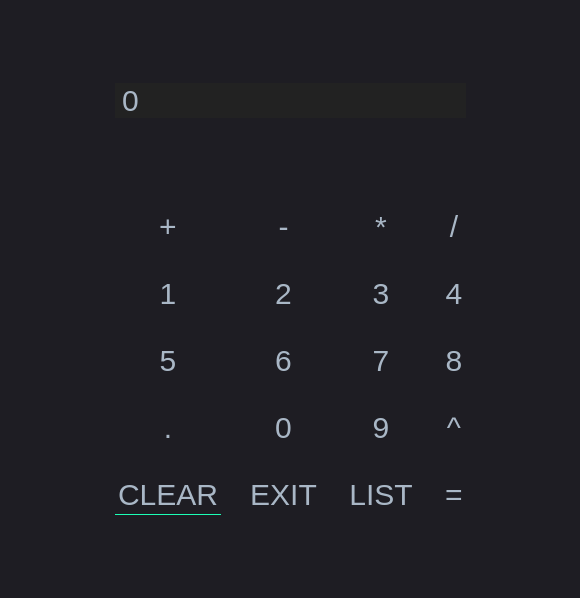
<?xml version="1.0" encoding="UTF-8"?>
<ui version="4.0">
 <class>QtCalc</class>
 <widget class="QDialog" name="QtCalc">
  <property name="geometry">
   <rect>
    <x>0</x>
    <y>0</y>
    <width>580</width>
    <height>598</height>
   </rect>
  </property>
  <property name="windowTitle">
   <string>QtCalc</string>
  </property>
  <property name="styleSheet">
   <string notr="true">/*
Material Dark Style Sheet for QT Applications
Author: Jaime A. Quiroga P.
Inspired on https://github.com/jxfwinter/qt-material-stylesheet
Company: GTRONICK
Last updated: 04/12/2018, 15:00.
Available at: https://github.com/GTRONICK/QSS/blob/master/MaterialDark.qss
*/

* {
font-size: 30px;
margin: 10%;
}

QMainWindow {
	background-color:#1e1d23;
}
QDialog {
	background-color:#1e1d23;
}
QColorDialog {
	background-color:#1e1d23;
}
QTextEdit {
	background-color:#1e1d23;
	color: #a9b7c6;
}
QPlainTextEdit {
	selection-background-color:#007b50;
	background-color:#1e1d23;
	border-style: solid;
	border-top-color: transparent;
	border-right-color: transparent;
	border-left-color: transparent;
	border-bottom-color: transparent;
	border-width: 1px;
	color: #a9b7c6;
}
QPushButton{
	border-style: solid;
	border-top-color: transparent;
	border-right-color: transparent;
	border-left-color: transparent;
	border-bottom-color: transparent;
	border-width: 1px;
	border-style: solid;
	color: #a9b7c6;
	padding: 2px;
	background-color: #1e1d23;
}
QPushButton::default{
	border-style: inset;
	border-top-color: transparent;
	border-right-color: transparent;
	border-left-color: transparent;
	border-bottom-color: #04b97f;
	border-width: 1px;
	color: #a9b7c6;
	padding: 2px;
	background-color: #1e1d23;
}
QToolButton {
	border-style: solid;
	border-top-color: transparent;
	border-right-color: transparent;
	border-left-color: transparent;
	border-bottom-color: #04b97f;
	border-bottom-width: 1px;
	border-style: solid;
	color: #a9b7c6;
	padding: 2px;
	background-color: #1e1d23;
}
QToolButton:hover{
	border-style: solid;
	border-top-color: transparent;
	border-right-color: transparent;
	border-left-color: transparent;
	border-bottom-color: #37efba;
	border-bottom-width: 2px;
	border-style: solid;
	color: #FFFFFF;
	padding-bottom: 1px;
	background-color: #1e1d23;
}
QPushButton:hover{
	border-style: solid;
	border-top-color: transparent;
	border-right-color: transparent;
	border-left-color: transparent;
	border-bottom-color: #37efba;
	border-bottom-width: 1px;
	border-style: solid;
	color: #FFFFFF;
	padding-bottom: 2px;
	background-color: #1e1d23;
}
QPushButton:pressed{
	border-style: solid;
	border-top-color: transparent;
	border-right-color: transparent;
	border-left-color: transparent;
	border-bottom-color: #37efba;
	border-bottom-width: 2px;
	border-style: solid;
	color: #37efba;
	padding-bottom: 1px;
	background-color: #1e1d23;
}
QPushButton:disabled{
	border-style: solid;
	border-top-color: transparent;
	border-right-color: transparent;
	border-left-color: transparent;
	border-bottom-color: #808086;
	border-bottom-width: 2px;
	border-style: solid;
	color: #808086;
	padding-bottom: 1px;
	background-color: #1e1d23;
}
QLineEdit {
	border-width: 1px; border-radius: 4px;
	border-color: rgb(58, 58, 58);
	border-style: inset;
	padding: 0 8px;
	color: #a9b7c6;
	background:#1e1d23;
	selection-background-color:#007b50;
	selection-color: #FFFFFF;
}
QLabel {
	color: #a9b7c6;
}
QLCDNumber {
	color: #37e6b4;
}
QProgressBar {
	text-align: center;
	color: rgb(240, 240, 240);
	border-width: 1px; 
	border-radius: 10px;
	border-color: rgb(58, 58, 58);
	border-style: inset;
	background-color:#1e1d23;
}
QProgressBar::chunk {
	background-color: #04b97f;
	border-radius: 5px;
}
QMenuBar {
	background-color: #1e1d23;
}
QMenuBar::item {
	color: #a9b7c6;
  	spacing: 3px;
  	padding: 1px 4px;
  	background: #1e1d23;
}

QMenuBar::item:selected {
  	background:#1e1d23;
	color: #FFFFFF;
}
QMenu::item:selected {
	border-style: solid;
	border-top-color: transparent;
	border-right-color: transparent;
	border-left-color: #04b97f;
	border-bottom-color: transparent;
	border-left-width: 2px;
	color: #FFFFFF;
	padding-left:15px;
	padding-top:4px;
	padding-bottom:4px;
	padding-right:7px;
	background-color: #1e1d23;
}
QMenu::item {
	border-style: solid;
	border-top-color: transparent;
	border-right-color: transparent;
	border-left-color: transparent;
	border-bottom-color: transparent;
	border-bottom-width: 1px;
	border-style: solid;
	color: #a9b7c6;
	padding-left:17px;
	padding-top:4px;
	padding-bottom:4px;
	padding-right:7px;
	background-color: #1e1d23;
}
QMenu{
	background-color:#1e1d23;
}
QTabWidget {
	color:rgb(0,0,0);
	background-color:#1e1d23;
}
QTabWidget::pane {
		border-color: rgb(77,77,77);
		background-color:#1e1d23;
		border-style: solid;
		border-width: 1px;
    	border-radius: 6px;
}
QTabBar::tab {
	border-style: solid;
	border-top-color: transparent;
	border-right-color: transparent;
	border-left-color: transparent;
	border-bottom-color: transparent;
	border-bottom-width: 1px;
	border-style: solid;
	color: #808086;
	padding: 3px;
	margin-left:3px;
	background-color: #1e1d23;
}
QTabBar::tab:selected, QTabBar::tab:last:selected, QTabBar::tab:hover {
  	border-style: solid;
	border-top-color: transparent;
	border-right-color: transparent;
	border-left-color: transparent;
	border-bottom-color: #04b97f;
	border-bottom-width: 2px;
	border-style: solid;
	color: #FFFFFF;
	padding-left: 3px;
	padding-bottom: 2px;
	margin-left:3px;
	background-color: #1e1d23;
}

QCheckBox {
	color: #a9b7c6;
	padding: 2px;
}
QCheckBox:disabled {
	color: #808086;
	padding: 2px;
}

QCheckBox:hover {
	border-radius:4px;
	border-style:solid;
	padding-left: 1px;
	padding-right: 1px;
	padding-bottom: 1px;
	padding-top: 1px;
	border-width:1px;
	border-color: rgb(87, 97, 106);
	background-color:#1e1d23;
}
QCheckBox::indicator:checked {

	height: 10px;
	width: 10px;
	border-style:solid;
	border-width: 1px;
	border-color: #04b97f;
	color: #a9b7c6;
	background-color: #04b97f;
}
QCheckBox::indicator:unchecked {

	height: 10px;
	width: 10px;
	border-style:solid;
	border-width: 1px;
	border-color: #04b97f;
	color: #a9b7c6;
	background-color: transparent;
}
QRadioButton {
	color: #a9b7c6;
	background-color: #1e1d23;
	padding: 1px;
}
QRadioButton::indicator:checked {
	height: 10px;
	width: 10px;
	border-style:solid;
	border-radius:5px;
	border-width: 1px;
	border-color: #04b97f;
	color: #a9b7c6;
	background-color: #04b97f;
}
QRadioButton::indicator:!checked {
	height: 10px;
	width: 10px;
	border-style:solid;
	border-radius:5px;
	border-width: 1px;
	border-color: #04b97f;
	color: #a9b7c6;
	background-color: transparent;
}
QStatusBar {
	color:#027f7f;
}
QSpinBox {
	color: #a9b7c6;	
	background-color: #1e1d23;
}
QDoubleSpinBox {
	color: #a9b7c6;	
	background-color: #1e1d23;
}
QTimeEdit {
	color: #a9b7c6;	
	background-color: #1e1d23;
}
QDateTimeEdit {
	color: #a9b7c6;	
	background-color: #1e1d23;
}
QDateEdit {
	color: #a9b7c6;	
	background-color: #1e1d23;
}
QComboBox {
	color: #a9b7c6;	
	background: #1e1d23;
}
QComboBox:editable {
	background: #1e1d23;
	color: #a9b7c6;
	selection-background-color: #1e1d23;
}
QComboBox QAbstractItemView {
	color: #a9b7c6;	
	background: #1e1d23;
	selection-color: #FFFFFF;
	selection-background-color: #1e1d23;
}
QComboBox:!editable:on, QComboBox::drop-down:editable:on {
	color: #a9b7c6;	
	background: #1e1d23;
}
QFontComboBox {
	color: #a9b7c6;	
	background-color: #1e1d23;
}
QToolBox {
	color: #a9b7c6;
	background-color: #1e1d23;
}
QToolBox::tab {
	color: #a9b7c6;
	background-color: #1e1d23;
}
QToolBox::tab:selected {
	color: #FFFFFF;
	background-color: #1e1d23;
}
QScrollArea {
	color: #FFFFFF;
	background-color: #1e1d23;
}
QSlider::groove:horizontal {
	height: 5px;
	background: #04b97f;
}
QSlider::groove:vertical {
	width: 5px;
	background: #04b97f;
}
QSlider::handle:horizontal {
	background: qlineargradient(x1:0, y1:0, x2:1, y2:1, stop:0 #b4b4b4, stop:1 #8f8f8f);
	border: 1px solid #5c5c5c;
	width: 14px;
	margin: -5px 0;
	border-radius: 7px;
}
QSlider::handle:vertical {
	background: qlineargradient(x1:1, y1:1, x2:0, y2:0, stop:0 #b4b4b4, stop:1 #8f8f8f);
	border: 1px solid #5c5c5c;
	height: 14px;
	margin: 0 -5px;
	border-radius: 7px;
}
QSlider::add-page:horizontal {
    background: white;
}
QSlider::add-page:vertical {
    background: white;
}
QSlider::sub-page:horizontal {
    background: #04b97f;
}
QSlider::sub-page:vertical {
    background: #04b97f;
}
</string>
  </property>
  <layout class="QGridLayout" name="gridLayout_2">
   <item row="8" column="1">
    <widget class="QPushButton" name="pushButton_17">
     <property name="text">
      <string>CLEAR</string>
     </property>
    </widget>
   </item>
   <item row="2" column="2">
    <spacer name="verticalSpacer_3">
     <property name="orientation">
      <enum>Qt::Vertical</enum>
     </property>
     <property name="sizeHint" stdset="0">
      <size>
       <width>20</width>
       <height>40</height>
      </size>
     </property>
    </spacer>
   </item>
   <item row="6" column="5">
    <spacer name="horizontalSpacer_2">
     <property name="orientation">
      <enum>Qt::Horizontal</enum>
     </property>
     <property name="sizeHint" stdset="0">
      <size>
       <width>40</width>
       <height>20</height>
      </size>
     </property>
    </spacer>
   </item>
   <item row="8" column="2">
    <widget class="QPushButton" name="pushButton_18">
     <property name="text">
      <string>EXIT</string>
     </property>
    </widget>
   </item>
   <item row="3" column="2">
    <widget class="QPushButton" name="pushButton_2">
     <property name="text">
      <string>-</string>
     </property>
    </widget>
   </item>
   <item row="4" column="3">
    <widget class="QPushButton" name="pushButton_7">
     <property name="text">
      <string>3</string>
     </property>
    </widget>
   </item>
   <item row="5" column="4">
    <widget class="QPushButton" name="pushButton_12">
     <property name="text">
      <string>8</string>
     </property>
    </widget>
   </item>
   <item row="3" column="4">
    <widget class="QPushButton" name="pushButton_4">
     <property name="text">
      <string>/</string>
     </property>
    </widget>
   </item>
   <item row="5" column="2">
    <widget class="QPushButton" name="pushButton_10">
     <property name="text">
      <string>6</string>
     </property>
    </widget>
   </item>
   <item row="9" column="2">
    <spacer name="verticalSpacer_2">
     <property name="orientation">
      <enum>Qt::Vertical</enum>
     </property>
     <property name="sizeHint" stdset="0">
      <size>
       <width>20</width>
       <height>40</height>
      </size>
     </property>
    </spacer>
   </item>
   <item row="8" column="3">
    <widget class="QPushButton" name="pushButton_19">
     <property name="text">
      <string>LIST</string>
     </property>
    </widget>
   </item>
   <item row="4" column="2">
    <widget class="QPushButton" name="pushButton_6">
     <property name="text">
      <string>2</string>
     </property>
    </widget>
   </item>
   <item row="6" column="1">
    <widget class="QPushButton" name="pushButton_13">
     <property name="text">
      <string>.</string>
     </property>
    </widget>
   </item>
   <item row="4" column="4">
    <widget class="QPushButton" name="pushButton_8">
     <property name="text">
      <string>4</string>
     </property>
    </widget>
   </item>
   <item row="0" column="1">
    <spacer name="verticalSpacer">
     <property name="orientation">
      <enum>Qt::Vertical</enum>
     </property>
     <property name="sizeHint" stdset="0">
      <size>
       <width>20</width>
       <height>40</height>
      </size>
     </property>
    </spacer>
   </item>
   <item row="6" column="2">
    <widget class="QPushButton" name="pushButton_14">
     <property name="text">
      <string>0</string>
     </property>
    </widget>
   </item>
   <item row="3" column="3">
    <widget class="QPushButton" name="pushButton_3">
     <property name="text">
      <string>*</string>
     </property>
    </widget>
   </item>
   <item row="6" column="4">
    <widget class="QPushButton" name="pushButton_16">
     <property name="text">
      <string>^</string>
     </property>
    </widget>
   </item>
   <item row="5" column="1">
    <widget class="QPushButton" name="pushButton_9">
     <property name="text">
      <string>5</string>
     </property>
    </widget>
   </item>
   <item row="1" column="1" colspan="4">
    <widget class="QLabel" name="label">
     <property name="styleSheet">
      <string notr="true">background-color: rgb(34, 34, 34);
font: 30pt &quot;Monospace&quot;;</string>
     </property>
     <property name="text">
      <string>0</string>
     </property>
     <property name="textFormat">
      <enum>Qt::AutoText</enum>
     </property>
    </widget>
   </item>
   <item row="8" column="4">
    <widget class="QPushButton" name="pushButton_20">
     <property name="text">
      <string>=</string>
     </property>
    </widget>
   </item>
   <item row="6" column="3">
    <widget class="QPushButton" name="pushButton_15">
     <property name="text">
      <string>9</string>
     </property>
    </widget>
   </item>
   <item row="4" column="1">
    <widget class="QPushButton" name="pushButton_5">
     <property name="text">
      <string>1</string>
     </property>
    </widget>
   </item>
   <item row="4" column="0">
    <spacer name="horizontalSpacer">
     <property name="orientation">
      <enum>Qt::Horizontal</enum>
     </property>
     <property name="sizeHint" stdset="0">
      <size>
       <width>40</width>
       <height>20</height>
      </size>
     </property>
    </spacer>
   </item>
   <item row="5" column="3">
    <widget class="QPushButton" name="pushButton_11">
     <property name="text">
      <string>7</string>
     </property>
    </widget>
   </item>
   <item row="3" column="1">
    <widget class="QPushButton" name="pushButton_21">
     <property name="text">
      <string>+</string>
     </property>
    </widget>
   </item>
  </layout>
 </widget>
 <resources/>
 <connections>
  <connection>
   <sender>pushButton_18</sender>
   <signal>clicked()</signal>
   <receiver>QtCalc</receiver>
   <slot>close()</slot>
   <hints>
    <hint type="sourcelabel">
     <x>288</x>
     <y>497</y>
    </hint>
    <hint type="destinationlabel">
     <x>367</x>
     <y>576</y>
    </hint>
   </hints>
  </connection>
 </connections>
</ui>
